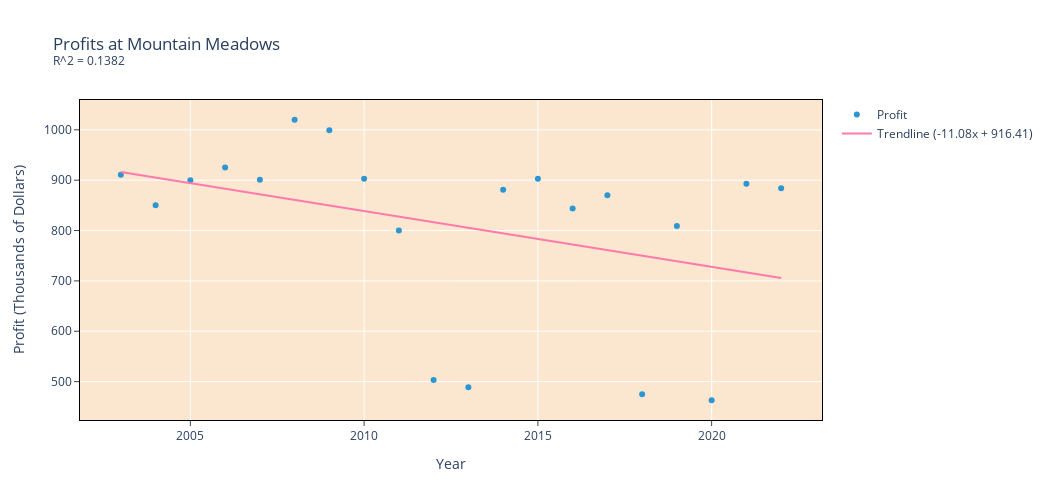

The cell this chart's notebook holds for it:
### Code cell
fig = make_subplots(rows=1, cols=1)
fig.add_trace(go.Scatter(x = x+2003, y = np.asarray(dfmm["Profit ($ thousands)"]), mode = "markers", name = "Profit", line=dict(color="#2C96D3")), row = 1, col = 1)
fig.add_trace(go.Scatter(x = x+2003, y = x * lrmm.slope + lrmm.intercept, mode = "lines", line=dict(color='#FF7AAB'), name = "Trendline (" + "{:.2f}".format(lrmm.slope) + "x + " + "{:.2f}".format(lrmm.intercept) + ")"), row = 1, col = 1)

fig.update_yaxes(title = "Profit (Thousands of Dollars)")
fig.update_xaxes(title = "Year")
fig.update_xaxes(
    mirror=True,
    showline=True,
    linecolor='black',
    #gridcolor='lightgrey',
    ticks='outside'
    )

fig.update_yaxes(
    mirror=True,
    linecolor='black',
    #gridcolor='lightgrey',
    ticks='outside',
    showline=True
    )

fig.update_layout(width = 1050, height = 500, title = "Profits at Mountain Meadows <br><sup>R^2 = " + "{:.4f}".format(lrmm.rvalue ** 2))

fig.update_layout(
    plot_bgcolor='#fbe7cf'
)

fig.show()

### Figure 1 — Plotly figure (JSON) as saved in the notebook; plotly's stock layout.template omitted (floating-point values rounded to 4 significant figures)
{"data": [{"line": {"color": "#2C96D3"}, "mode": "markers", "name": "Profit", "type": "scatter", "x": [2003, 2004, 2005, 2006, 2007, 2008, 2009, 2010, 2011, 2012, 2013, 2014, 2015, 2016, 2017, 2018, 2019, 2020, 2021, 2022], "xaxis": "x", "y": [911, 850, 900, 925, 901, 1020, 999, 903, 800, 503, 489, 881, 903, 844, 870, 475, 809, 463, 893, 884], "yaxis": "y"}, {"line": {"color": "#FF7AAB"}, "mode": "lines", "name": "Trendline (-11.08x + 916.41)", "type": "scatter", "x": [2003, 2004, 2005, 2006, 2007, 2008, 2009, 2010, 2011, 2012, 2013, 2014, 2015, 2016, 2017, 2018, 2019, 2020, 2021, 2022], "xaxis": "x", "y": [916.4, 905.3, 894.3, 883.2, 872.1, 861.0, 849.9, 838.9, 827.8, 816.7, 805.6, 794.5, 783.4, 772.4, 761.3, 750.2, 739.1, 728.0, 717.0, 705.9], "yaxis": "y"}], "layout": {"height": 500, "plot_bgcolor": "#fbe7cf", "title": {"text": "Profits at Mountain Meadows <br><sup>R^2 = 0.1382"}, "width": 1050, "xaxis": {"anchor": "y", "domain": [0, 1], "linecolor": "black", "mirror": true, "showline": true, "ticks": "outside", "title": {"text": "Year"}}, "yaxis": {"anchor": "x", "domain": [0, 1], "linecolor": "black", "mirror": true, "showline": true, "ticks": "outside", "title": {"text": "Profit (Thousands of Dollars)"}}}}
